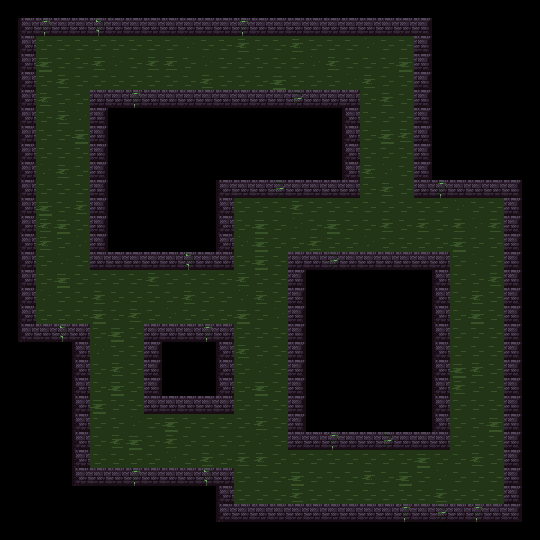

A level layout from a 2D game, rendered from its tile map. Below: a short description, then the map file with its tile-grid data intact:
An orthogonal 30x30 tile map with 18x18 px tiles, 2 tile layers (Floor, Walls) and 10 objects.

<map version="1.10" tiledversion="1.10.2" orientation="orthogonal" renderorder="right-down" width="30" height="30" tilewidth="18" tileheight="18" infinite="0" nextlayerid="7" nextobjectid="18">
 <tileset firstgid="1" source="tilesets/sewer.tsx" />
 <layer id="1" name="Floor" width="30" height="30">
  <data encoding="csv">
0,0,0,0,0,0,0,0,0,0,0,0,0,0,0,0,0,0,0,0,0,0,0,0,0,0,0,0,0,0,
0,0,0,0,0,0,0,0,0,0,0,0,0,0,0,0,0,0,0,0,0,0,0,0,0,0,0,0,0,0,
0,0,254,254,254,254,254,254,254,254,253,254,254,271,254,254,271,254,254,254,253,254,254,0,0,0,0,0,0,0,
0,0,273,254,254,271,253,254,271,271,254,253,254,254,254,254,254,253,271,254,254,254,273,0,0,0,0,0,0,0,
0,0,254,271,254,254,254,254,254,254,254,271,254,254,254,273,254,254,254,253,271,254,254,0,0,0,0,0,0,0,
0,0,271,254,254,0,0,0,0,0,0,0,0,0,0,0,0,0,0,0,254,271,254,0,0,0,0,0,0,0,
0,0,254,271,253,0,0,0,0,0,0,0,0,0,0,0,0,0,0,0,254,254,254,0,0,0,0,0,0,0,
0,0,254,254,273,0,0,0,0,0,0,0,0,0,0,0,0,0,0,0,254,273,271,0,0,0,0,0,0,0,
0,0,254,254,254,0,0,0,0,0,0,0,0,0,0,0,0,0,0,0,254,254,254,0,0,0,0,0,0,0,
0,0,253,271,254,0,0,0,0,0,0,0,0,0,0,0,0,0,0,0,271,253,254,0,0,0,0,0,0,0,
0,0,254,254,254,0,0,0,0,0,0,0,0,0,0,0,0,0,0,0,254,271,254,0,0,0,0,0,0,0,
0,0,273,254,271,0,0,0,0,0,0,0,0,254,254,254,271,254,254,254,254,254,254,254,254,253,254,254,0,0,
0,0,271,273,254,0,0,0,0,0,0,0,0,254,273,254,253,254,273,254,254,271,254,271,254,271,253,271,0,0,
0,0,271,254,253,0,0,0,0,0,0,0,0,253,273,254,254,271,254,254,253,254,254,254,254,273,254,254,0,0,
0,0,254,253,254,0,0,0,0,0,0,0,0,254,273,254,0,0,0,0,0,0,0,0,0,254,253,254,0,0,
0,0,254,273,254,254,254,254,271,254,254,254,254,271,254,254,0,0,0,0,0,0,0,0,0,254,254,271,0,0,
0,0,253,254,254,271,254,254,254,254,271,254,254,253,271,254,0,0,0,0,0,0,0,0,0,254,271,254,0,0,
0,0,254,254,254,273,254,271,254,253,254,254,254,273,254,253,0,0,0,0,0,0,0,0,0,254,273,254,0,0,
0,0,0,0,0,254,273,254,0,0,0,0,0,254,254,254,0,0,0,0,0,0,0,0,0,254,254,254,0,0,
0,0,0,0,0,253,254,254,0,0,0,0,0,271,254,254,0,0,0,0,0,0,0,0,0,254,254,254,0,0,
0,0,0,0,0,254,271,254,0,0,0,0,0,254,253,254,0,0,0,0,0,0,0,0,0,273,271,254,0,0,
0,0,0,0,0,254,273,254,0,0,0,0,0,254,273,254,0,0,0,0,0,0,0,0,0,271,254,254,0,0,
0,0,0,0,0,273,254,254,0,0,0,0,0,254,254,254,0,0,0,0,0,0,0,0,0,254,254,254,0,0,
0,0,0,0,0,254,254,253,254,273,254,254,254,254,271,254,0,0,0,0,0,0,0,0,0,254,254,273,0,0,
0,0,0,0,0,254,271,273,254,271,254,254,254,254,253,254,0,0,0,0,0,0,0,0,0,254,254,254,0,0,
0,0,0,0,0,254,254,254,254,253,254,271,254,271,271,254,254,254,254,254,254,254,254,273,254,254,271,254,0,0,
0,0,0,0,0,0,0,0,0,0,0,0,0,254,254,254,273,254,254,254,271,254,273,254,253,254,254,254,0,0,
0,0,0,0,0,0,0,0,0,0,0,0,0,254,254,254,271,254,254,254,254,254,254,254,271,254,254,254,0,0,
0,0,0,0,0,0,0,0,0,0,0,0,0,0,0,0,0,0,0,0,0,0,0,0,0,0,0,0,0,0,
0,0,0,0,0,0,0,0,0,0,0,0,0,0,0,0,0,0,0,0,0,0,0,0,0,0,0,0,0,0
</data>
 </layer>
 <layer id="3" name="Walls" width="30" height="30">
  <data encoding="csv">
0,0,0,0,0,0,0,0,0,0,0,0,0,0,0,0,0,0,0,0,0,0,0,0,0,0,0,0,0,0,
0,339,58,360,360,2,360,360,360,360,360,360,360,58,360,360,360,360,360,360,360,360,360,338,0,0,0,0,0,0,
0,339,0,0,0,0,0,0,0,0,0,0,0,0,0,0,0,0,0,0,0,0,0,338,0,0,0,0,0,0,
0,339,0,0,0,0,0,0,0,0,0,0,0,0,0,0,0,0,0,0,0,0,0,338,0,0,0,0,0,0,
0,339,0,0,0,0,0,0,0,0,0,0,0,0,0,0,0,0,0,0,0,0,0,338,0,0,0,0,0,0,
0,339,0,0,0,360,360,58,360,360,360,360,360,360,360,360,30,360,360,360,0,0,0,338,0,0,0,0,0,0,
0,339,0,0,0,338,0,0,0,0,0,0,0,0,0,0,0,0,0,339,0,0,0,338,0,0,0,0,0,0,
0,339,0,0,0,338,0,0,0,0,0,0,0,0,0,0,0,0,0,339,0,0,0,338,0,0,0,0,0,0,
0,339,0,0,0,338,0,0,0,0,0,0,0,0,0,0,0,0,0,339,0,0,0,338,0,0,0,0,0,0,
0,339,0,0,0,338,0,0,0,0,0,0,0,0,0,0,0,0,0,339,0,0,0,338,0,0,0,0,0,0,
0,339,0,0,0,338,0,0,0,0,0,0,339,360,360,30,360,360,360,360,0,0,0,360,58,360,360,360,338,0,
0,339,0,0,0,338,0,0,0,0,0,0,339,0,0,0,0,0,0,0,0,0,0,0,0,0,0,0,338,0,
0,339,0,0,0,338,0,0,0,0,0,0,339,0,0,0,0,0,0,0,0,0,0,0,0,0,0,0,338,0,
0,339,0,0,0,338,0,0,0,0,0,0,339,0,0,0,0,0,0,0,0,0,0,0,0,0,0,0,338,0,
0,339,0,0,0,360,360,360,360,360,2,360,360,0,0,0,360,360,30,360,360,360,360,360,360,0,0,0,338,0,
0,339,0,0,0,0,0,0,0,0,0,0,0,0,0,0,338,0,0,0,0,0,0,0,339,0,0,0,338,0,
0,339,0,0,0,0,0,0,0,0,0,0,0,0,0,0,338,0,0,0,0,0,0,0,339,0,0,0,338,0,
0,339,0,0,0,0,0,0,0,0,0,0,0,0,0,0,338,0,0,0,0,0,0,0,339,0,0,0,338,0,
0,339,360,2,360,0,0,0,360,360,360,58,360,0,0,0,338,0,0,0,0,0,0,0,339,0,0,0,338,0,
0,0,0,0,339,0,0,0,338,0,0,0,339,0,0,0,338,0,0,0,0,0,0,0,339,0,0,0,338,0,
0,0,0,0,339,0,0,0,338,0,0,0,339,0,0,0,338,0,0,0,0,0,0,0,339,0,0,0,338,0,
0,0,0,0,339,0,0,0,338,0,0,0,339,0,0,0,338,0,0,0,0,0,0,0,339,0,0,0,338,0,
0,0,0,0,339,0,0,0,360,360,360,360,360,0,0,0,338,0,0,0,0,0,0,0,339,0,0,0,338,0,
0,0,0,0,339,0,0,0,0,0,0,0,0,0,0,0,338,0,0,0,0,0,0,0,339,0,0,0,338,0,
0,0,0,0,339,0,0,0,0,0,0,0,0,0,0,0,360,360,58,360,360,30,360,360,360,0,0,0,338,0,
0,0,0,0,339,0,0,0,0,0,0,0,0,0,0,0,0,0,0,0,0,0,0,0,0,0,0,0,338,0,
0,0,0,0,339,360,360,58,360,360,360,2,360,0,0,0,0,0,0,0,0,0,0,0,0,0,0,0,338,0,
0,0,0,0,0,0,0,0,0,0,0,0,339,0,0,0,0,0,0,0,0,0,0,0,0,0,0,0,338,0,
0,0,0,0,0,0,0,0,0,0,0,0,339,360,360,360,360,360,360,360,360,360,58,360,30,360,58,360,338,0,
0,0,0,0,0,0,0,0,0,0,0,0,0,0,0,0,0,0,0,0,0,0,0,0,0,0,0,0,0,0
</data>
 </layer>
 <objectgroup id="6" name="Objects">
  <object id="7" gid="174" x="206.333" y="268.333" width="18" height="18" />
  <object id="8" gid="174" x="361.5" y="521" width="18" height="18" />
  <object id="9" gid="174" x="499" y="368" width="18" height="18" />
  <object id="10" gid="174" x="86.5" y="129.5" width="18" height="18" />
  <object id="11" gid="175" x="154.5" y="412.5" width="18" height="18" />
  <object id="12" gid="175" x="399" y="266" width="18" height="18" />
  <object id="13" gid="175" x="338" y="34" width="18" height="18" />
  <object id="14" gid="61" x="91" y="132" width="18" height="18" />
  <object id="15" gid="61" x="85.5" y="136" width="18" height="18" />
  <object id="16" gid="61" x="89.5" y="131.5" width="18" height="18" />
 </objectgroup>
</map>